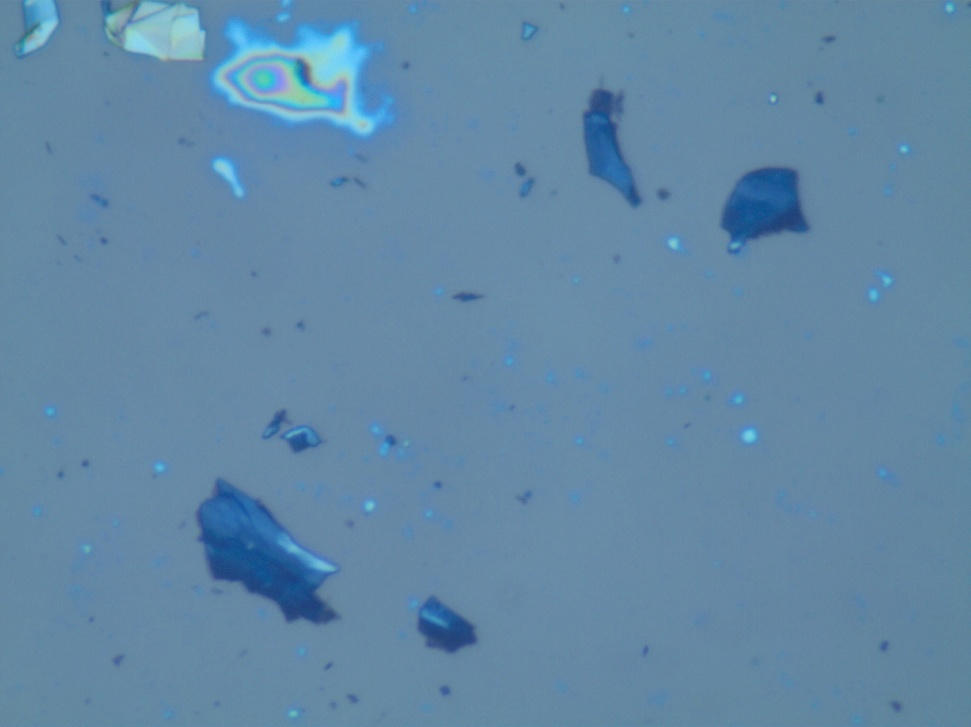
%> input picture Image_433.jpg, 971 x 727 px, shrunk from 2048 x 1532 before the run
$ octave darkest_grephene_identification.m   (GNU Octave 9; MATLAB toolbox functions it lacks are replaced by stand-ins)
%> lines starting %> are read from the running program, lines starting %| are printed output that depends on the picture; in (x1, y1, x2, y2) boxes, pixels count from 0 and x2, y2 are one past the last pixel; in counts of white or black regions, pixels touching at a corner belong together; the program's own positions count from 1
% Read the image
image = imread('Image_433.jpg');
%> image is the input picture: size 727x971x3 uint8; mean R, G, B 98.3, 136.3, 165.7

% Convert to grayscale
grayImage = rgb2gray(image);
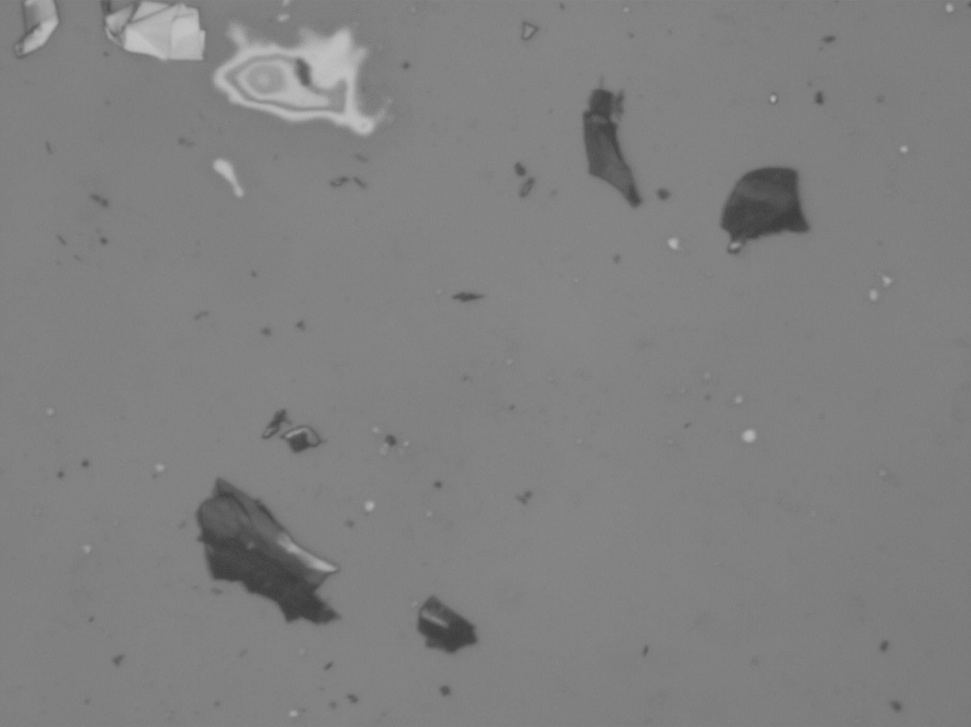
%> grayImage: size 727x971 uint8; min 59, max 195, mean 128.3

% Invert the image, as graphene flakes are likely darker
invertedImage = imcomplement(grayImage);
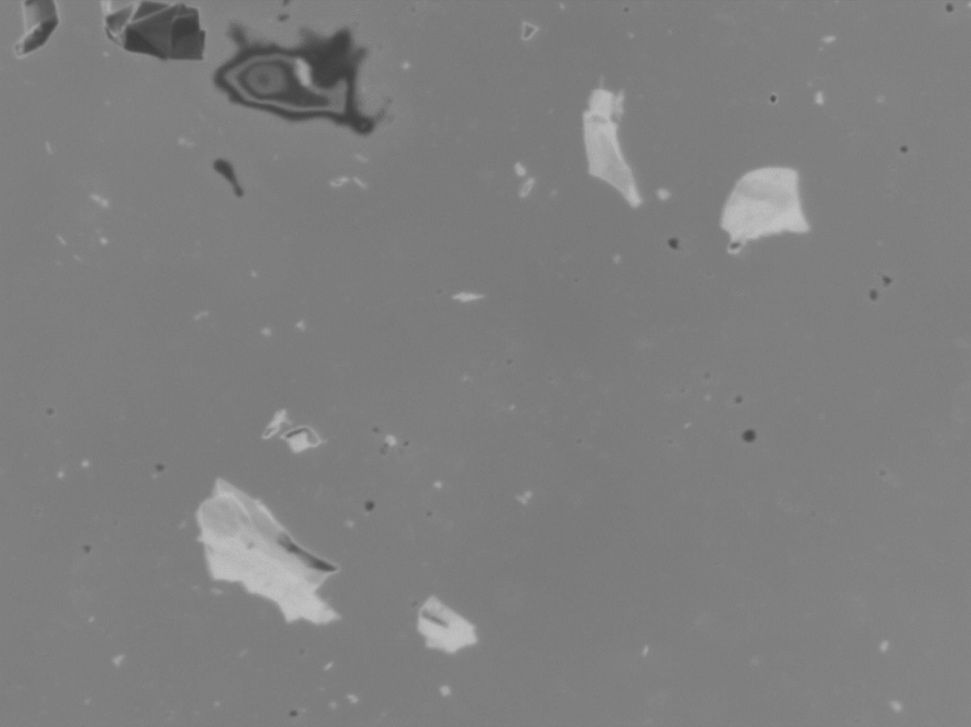
%> invertedImage: size 727x971 uint8; min 60, max 196, mean 126.7

% Threshold the image - this value may need to be tuned
thresholdValue = 150; % Assuming that the darker regions are below this value after inversion
binaryImage = invertedImage > thresholdValue;
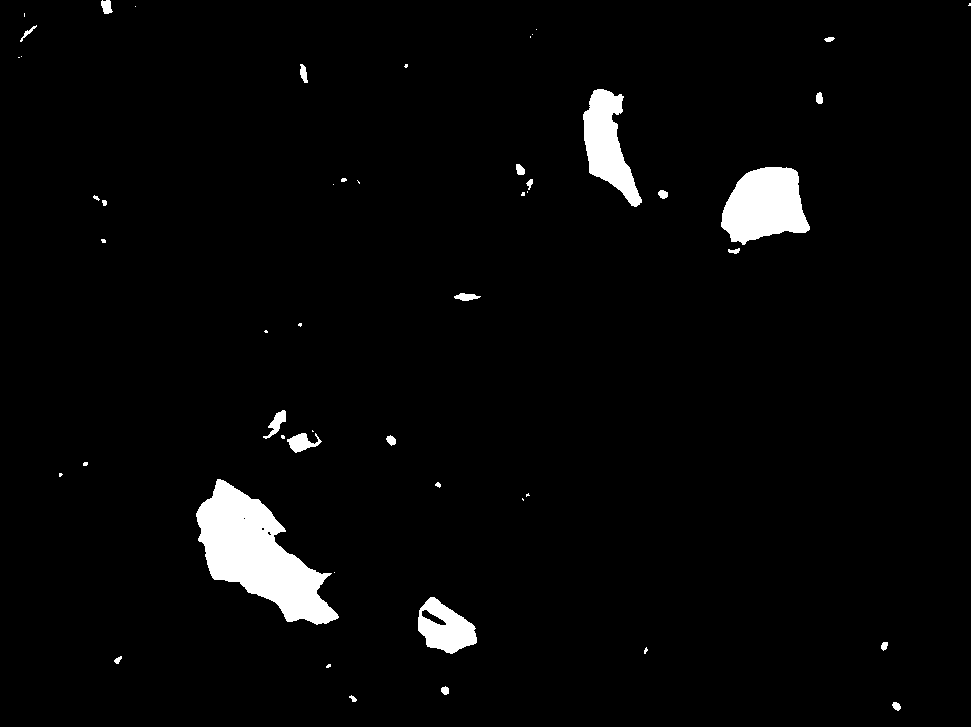
%> binaryImage: size 727x971 logical; 3.1% white; 51 white regions (25 under 20 px), largest, box (x1, y1, x2, y2) and area: (196, 479, 339, 625) 9824, (721, 167, 810, 245) 4903, (583, 89, 642, 207) 3496

% Remove small objects and noise
cleanedBinaryImage = bwareaopen(binaryImage, 50); % Size threshold may need to be tuned

% Label the connected components
[labeledImage, numObjects] = bwlabel(cleanedBinaryImage, 8);
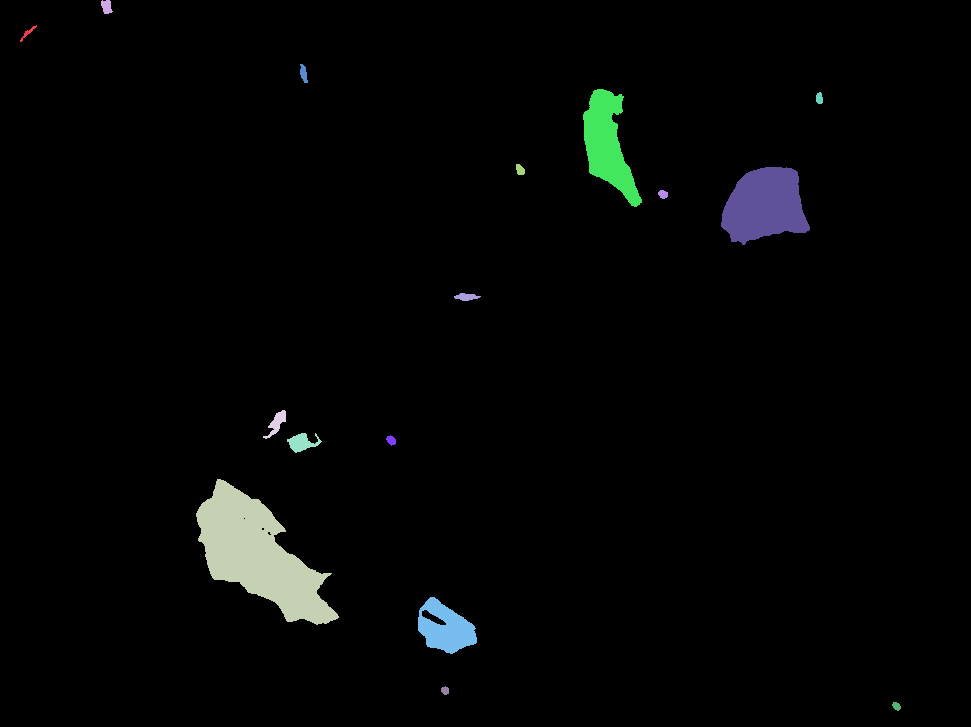
%> labeledImage: size 727x971 double; 17 distinct labels, from 0 to 16; one colour per label, 0 black
%> numObjects = 16

% Measure properties of connected components
measurements = regionprops(labeledImage, 'Area', 'PixelIdxList');
%> measurements = 16 regions; largest, Area: 9824, 4903, 3496, 2022, 367

% Initialize the darkest value to a high number
darkestValue = 255;
darkestFlakeIndex = 0;

% Go through each region to find the darkest one
for k = 1:numObjects
    % Extract the intensity values of the current region
    currentFlakePixelValues = grayImage(measurements(k).PixelIdxList);

    % Calculate the mean intensity of the current flake
    meanValue = mean(currentFlakePixelValues);

    % If the current flake is darker than the darkest one found, update
    if meanValue < darkestValue
        darkestValue = meanValue;
        darkestFlakeIndex = k;
    end
end
%> this loop made 16 passes
%> (meanValue, darkestValue) on passes 1, 2, 3, 8, 14: (100.9, 100.9), (95.63, 95.63), (80.45, 80.45), (79.75, 79.75), (77.92, 77.92)
%> meanValue on passes 4, 5, 6, 7, 9, 10: 92.09, 86.92, 98.98, 94.53, 95.53, 92.7

% Highlight the darkest flake in the image
highlightedImage = image;

% Check if we found any flake
if darkestFlakeIndex > 0
    % Create a binary mask for the darkest flake
    darkestFlakeMask = ismember(labeledImage, darkestFlakeIndex);
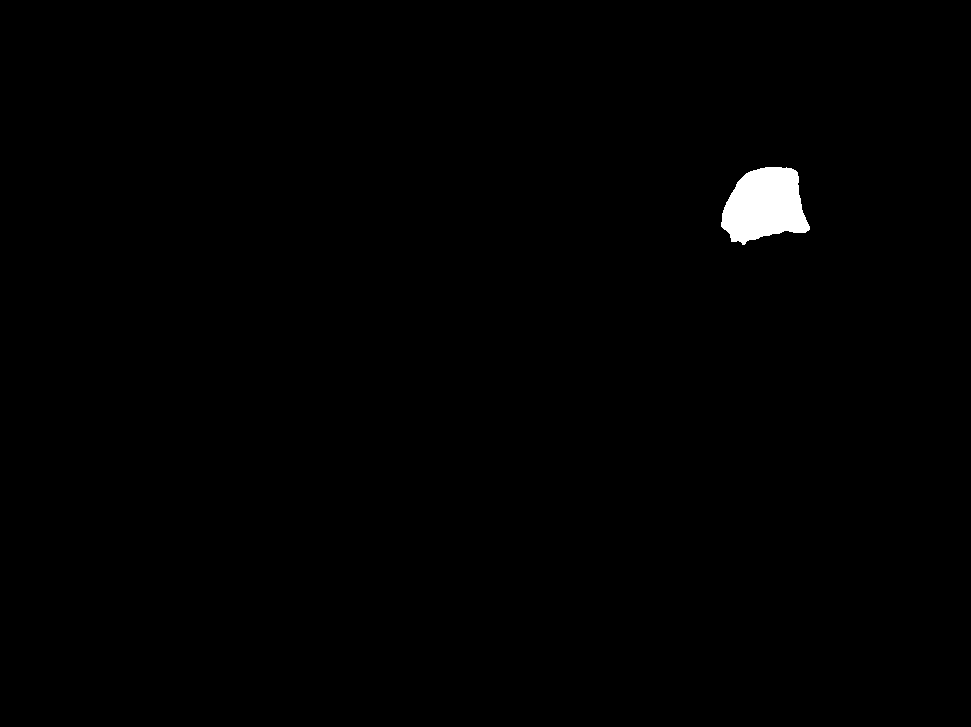
%> darkestFlakeMask: size 727x971 logical; 0.69% white; 1 white region, box (x1, y1, x2, y2) and area: (721, 167, 810, 245) 4903

    % Create an RGB mask
    maskedImage = cat(3, darkestFlakeMask, darkestFlakeMask, darkestFlakeMask);

    % Highlight the darkest flake in red
    highlightedImage(repmat(darkestFlakeMask, [1, 1, 3])) = 0;
    highlightedImage(maskedImage) = 255;
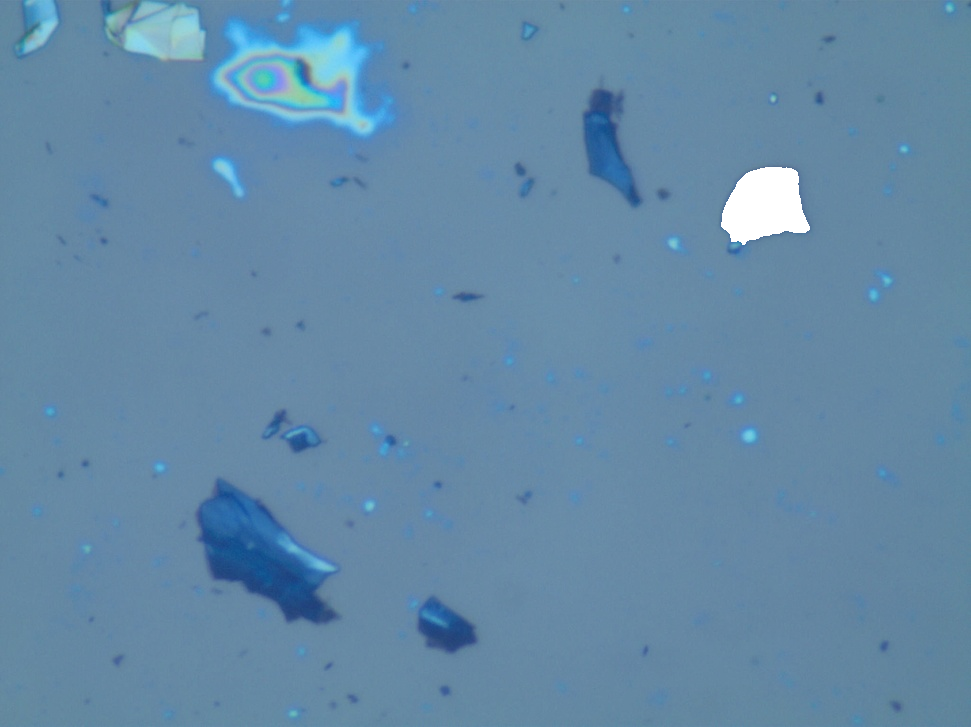
%> highlightedImage: size 727x971x3 uint8; mean R, G, B 99.8, 137.5, 166.5
else
    disp('No graphene flakes found!');
end

% Display the result
imshow(highlightedImage);
title('Darkest Graphene Flake Highlighted');
